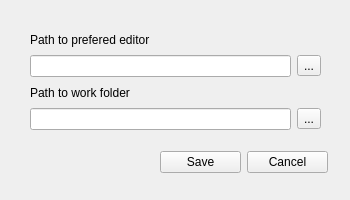
<?xml version="1.0" encoding="UTF-8"?>
<ui version="4.0">
 <class>Settings</class>
 <widget class="QWidget" name="Settings">
  <property name="geometry">
   <rect>
    <x>0</x>
    <y>0</y>
    <width>350</width>
    <height>200</height>
   </rect>
  </property>
  <property name="sizePolicy">
   <sizepolicy hsizetype="Fixed" vsizetype="Fixed">
    <horstretch>0</horstretch>
    <verstretch>0</verstretch>
   </sizepolicy>
  </property>
  <property name="windowTitle">
   <string>Settings</string>
  </property>
  <widget class="QWidget" name="layoutWidget">
   <property name="geometry">
    <rect>
     <x>160</x>
     <y>150</y>
     <width>168</width>
     <height>25</height>
    </rect>
   </property>
   <layout class="QHBoxLayout" name="horizontalLayout_3">
    <item>
     <widget class="QPushButton" name="Save">
      <property name="text">
       <string>Save</string>
      </property>
     </widget>
    </item>
    <item>
     <widget class="QPushButton" name="Cancel">
      <property name="text">
       <string>Cancel</string>
      </property>
     </widget>
    </item>
   </layout>
  </widget>
  <widget class="QWidget" name="layoutWidget">
   <property name="geometry">
    <rect>
     <x>30</x>
     <y>30</y>
     <width>291</width>
     <height>100</height>
    </rect>
   </property>
   <layout class="QVBoxLayout" name="verticalLayout">
    <item>
     <widget class="QLabel" name="editorLabel">
      <property name="text">
       <string>Path to prefered editor</string>
      </property>
     </widget>
    </item>
    <item>
     <layout class="QHBoxLayout" name="horizontalLayout">
      <item>
       <widget class="QLineEdit" name="editorLine">
        <property name="readOnly">
         <bool>true</bool>
        </property>
        <property name="clearButtonEnabled">
         <bool>false</bool>
        </property>
       </widget>
      </item>
      <item>
       <widget class="QToolButton" name="editorButton">
        <property name="text">
         <string>...</string>
        </property>
       </widget>
      </item>
     </layout>
    </item>
    <item>
     <widget class="QLabel" name="workfolderLabel">
      <property name="text">
       <string>Path to work folder</string>
      </property>
     </widget>
    </item>
    <item>
     <layout class="QHBoxLayout" name="horizontalLayout_2">
      <item>
       <widget class="QLineEdit" name="workfolderLine">
        <property name="readOnly">
         <bool>true</bool>
        </property>
       </widget>
      </item>
      <item>
       <widget class="QToolButton" name="workfolderButton">
        <property name="text">
         <string>...</string>
        </property>
       </widget>
      </item>
     </layout>
    </item>
   </layout>
  </widget>
 </widget>
 <resources/>
 <connections/>
</ui>
